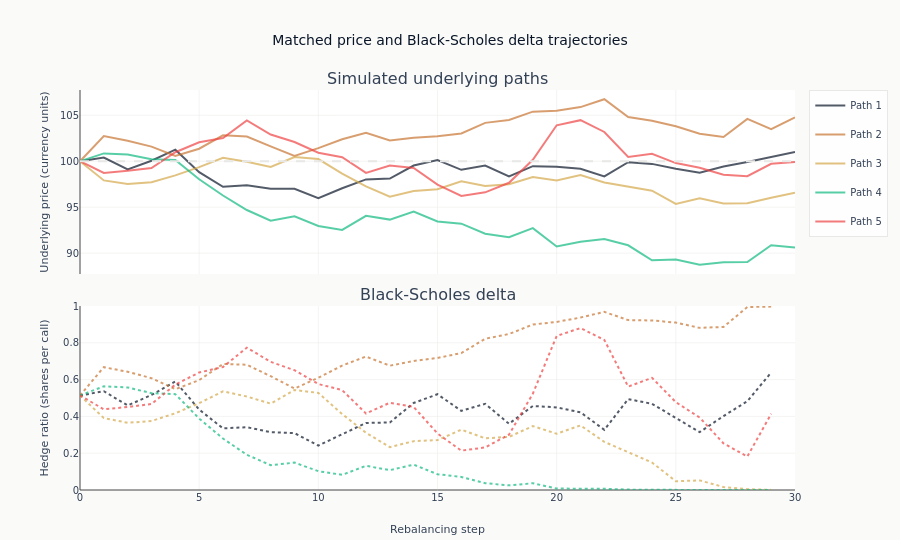

Here is the notebook cell this chart was saved with:
### Markdown cell above
The strike reference and axis units complete the two-panel diagnostic.

### Code cell
fig.add_hline(y=STRIKE, line_dash="dash", line_color=COLORS["silver_muted"], row=1, col=1)
fig.update_yaxes(title_text="Underlying price (currency units)", row=1, col=1)
fig.update_yaxes(title_text="Hedge ratio (shares per call)", range=[0, 1], row=2, col=1)
fig.update_xaxes(title_text="Rebalancing step", row=2, col=1)
fig.update_layout(
    title="Matched price and Black-Scholes delta trajectories",
    height=540,
    margin=dict(t=90, b=50),
)
fig.show()

### Figure 1 — Plotly figure (JSON) as saved in the notebook; plotly's stock layout.template omitted (floating-point values rounded to 4 significant figures)
{"data": [{"legendgroup": "path-0", "line": {"color": "#0a1628"}, "mode": "lines", "name": "Path 1", "opacity": 0.7, "type": "scatter", "xaxis": "x", "y": [100.0, 100.4, 99.1, 100.1, 101.3, 98.81, 97.22, 97.38, 97.01, 97.0, 95.97, 97.06, 98.02, 98.12, 99.53, 100.1, 99.06, 99.54, 98.35, 99.46, 99.41, 99.19, 98.35, 99.89, 99.71, 99.19, 98.76, 99.44, 99.91, 100.4, 101.0], "yaxis": "y"}, {"legendgroup": "path-0", "line": {"color": "#0a1628", "dash": "dot"}, "mode": "lines", "opacity": 0.7, "showlegend": false, "type": "scatter", "xaxis": "x2", "y": [0.5138, 0.5368, 0.4594, 0.5164, 0.5898, 0.4372, 0.3349, 0.3415, 0.3141, 0.309, 0.2416, 0.3026, 0.3643, 0.3669, 0.4729, 0.5204, 0.4302, 0.4684, 0.36, 0.4568, 0.4488, 0.4223, 0.3272, 0.4939, 0.4688, 0.3913, 0.3145, 0.4018, 0.4825, 0.6383], "yaxis": "y2"}, {"legendgroup": "path-1", "line": {"color": "#C87533"}, "mode": "lines", "name": "Path 2", "opacity": 0.7, "type": "scatter", "xaxis": "x", "y": [100.0, 102.7, 102.2, 101.6, 100.6, 101.4, 102.8, 102.7, 101.6, 100.6, 101.4, 102.4, 103.1, 102.3, 102.6, 102.7, 103.0, 104.2, 104.5, 105.4, 105.5, 105.9, 106.7, 104.8, 104.4, 103.8, 103.0, 102.6, 104.6, 103.5, 104.8], "yaxis": "y"}, {"legendgroup": "path-1", "line": {"color": "#C87533", "dash": "dot"}, "mode": "lines", "opacity": 0.7, "showlegend": false, "type": "scatter", "xaxis": "x2", "y": [0.5138, 0.6676, 0.6424, 0.6078, 0.5477, 0.5972, 0.6852, 0.6806, 0.6185, 0.5515, 0.6098, 0.6763, 0.7253, 0.6755, 0.7013, 0.7178, 0.744, 0.822, 0.8476, 0.8993, 0.9135, 0.9374, 0.9679, 0.9235, 0.9214, 0.9099, 0.8811, 0.8861, 0.9944, 0.9968], "yaxis": "y2"}, {"legendgroup": "path-2", "line": {"color": "#D4A84B"}, "mode": "lines", "name": "Path 3", "opacity": 0.7, "type": "scatter", "xaxis": "x", "y": [100.0, 97.91, 97.51, 97.72, 98.46, 99.36, 100.4, 99.94, 99.37, 100.5, 100.2, 98.65, 97.26, 96.15, 96.77, 96.95, 97.81, 97.3, 97.5, 98.29, 97.92, 98.49, 97.69, 97.25, 96.8, 95.36, 95.96, 95.41, 95.43, 96.02, 96.58], "yaxis": "y"}, {"legendgroup": "path-2", "line": {"color": "#D4A84B", "dash": "dot"}, "mode": "lines", "opacity": 0.7, "showlegend": false, "type": "scatter", "xaxis": "x2", "y": [0.5138, 0.391, 0.3653, 0.3749, 0.4171, 0.4719, 0.5361, 0.5082, 0.4693, 0.5434, 0.5278, 0.4128, 0.3111, 0.2329, 0.2654, 0.271, 0.3279, 0.2809, 0.2887, 0.3474, 0.3056, 0.351, 0.2615, 0.2065, 0.1494, 0.04732, 0.05222, 0.01601, 0.004463, 0.0006543], "yaxis": "y2"}, {"legendgroup": "path-3", "line": {"color": "#10b981"}, "mode": "lines", "name": "Path 4", "opacity": 0.7, "type": "scatter", "xaxis": "x", "y": [100.0, 100.9, 100.7, 100.2, 100.1, 98.03, 96.27, 94.69, 93.52, 94.01, 92.95, 92.52, 94.06, 93.65, 94.53, 93.44, 93.21, 92.11, 91.73, 92.72, 90.73, 91.24, 91.53, 90.85, 89.22, 89.32, 88.73, 89.0, 89.04, 90.86, 90.6], "yaxis": "y"}, {"legendgroup": "path-3", "line": {"color": "#10b981", "dash": "dot"}, "mode": "lines", "opacity": 0.7, "showlegend": false, "type": "scatter", "xaxis": "x2", "y": [0.5138, 0.5633, 0.5573, 0.5262, 0.5208, 0.3883, 0.2795, 0.1916, 0.1349, 0.1488, 0.1022, 0.08255, 0.1315, 0.108, 0.1378, 0.08594, 0.07102, 0.03703, 0.02522, 0.03682, 0.007731, 0.008053, 0.006807, 0.002111, 0.0001169, 3.21e-05, 1.113e-06, 4.975e-08, 3.825e-11, 1.506e-14], "yaxis": "y2"}, {"legendgroup": "path-4", "line": {"color": "#ef4444"}, "mode": "lines", "name": "Path 5", "opacity": 0.7, "type": "scatter", "xaxis": "x", "y": [100.0, 98.73, 98.97, 99.25, 101.0, 102.1, 102.5, 104.5, 102.9, 102.1, 100.9, 100.4, 98.73, 99.53, 99.26, 97.45, 96.23, 96.62, 97.66, 100.2, 103.9, 104.5, 103.2, 100.5, 100.8, 99.8, 99.29, 98.54, 98.38, 99.72, 99.93], "yaxis": "y"}, {"legendgroup": "path-4", "line": {"color": "#ef4444", "dash": "dot"}, "mode": "lines", "opacity": 0.7, "showlegend": false, "type": "scatter", "xaxis": "x2", "y": [0.5138, 0.4387, 0.4512, 0.4673, 0.5729, 0.6387, 0.6685, 0.7736, 0.6967, 0.6511, 0.5759, 0.5428, 0.4156, 0.4743, 0.4517, 0.307, 0.214, 0.2313, 0.3009, 0.5231, 0.8373, 0.8801, 0.8155, 0.5618, 0.6097, 0.4773, 0.3937, 0.2537, 0.1816, 0.4141], "yaxis": "y2"}], "layout": {"annotations": [{"font": {"size": 16}, "showarrow": false, "text": "Simulated underlying paths", "x": 0.5, "xanchor": "center", "xref": "paper", "y": 1.0, "yanchor": "bottom", "yref": "paper"}, {"font": {"size": 16}, "showarrow": false, "text": "Black-Scholes delta", "x": 0.5, "xanchor": "center", "xref": "paper", "y": 0.46, "yanchor": "bottom", "yref": "paper"}], "height": 540, "margin": {"b": 50, "t": 90}, "shapes": [{"line": {"color": "#e8e8e6", "dash": "dash"}, "type": "line", "x0": 0, "x1": 1, "xref": "x domain", "y0": 100.0, "y1": 100.0, "yref": "y"}], "title": {"text": "Matched price and Black-Scholes delta trajectories"}, "xaxis": {"anchor": "y", "domain": [0.0, 1.0], "matches": "x2", "showticklabels": false}, "xaxis2": {"anchor": "y2", "domain": [0.0, 1.0], "title": {"text": "Rebalancing step"}}, "yaxis": {"anchor": "x", "domain": [0.54, 1.0], "title": {"text": "Underlying price (currency units)"}}, "yaxis2": {"anchor": "x2", "domain": [0.0, 0.46], "range": [0, 1], "title": {"text": "Hedge ratio (shares per call)"}}}}
